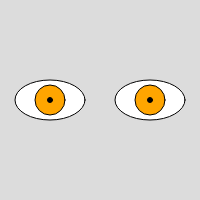
Frame 1 (no input)
Frame 60 (no input): identical to frame 1, image omitted
Frame 120 (the mouse pressed at the canvas centre since frame 60): identical to frame 1, image omitted

The p5.js sketch that drew this single still picture (run headless with seeded random() and noise() and a simulated clock; from frame 60 on, the mouse is pressed at the canvas centre):

// p5.js sketch
// ── sketch.js
function setup() {
  createCanvas(200, 200);
  describe("orange eyes over a gray background",LABEL);
}

function draw() {
  background(220);
  fill(255);
  ellipse(50,height/2,70,40);
  ellipse(150,height/2,70,40);
  fill("orange");
  ellipse(50,height/2,30,30);
  ellipse(150,height/2,30,30);
  fill(0);
  ellipse(50,height/2,5,5);
  ellipse(150,height/2,5,5);
}
// ── desc.js
const FALLBACK = 0, LABEL = 1;
function describe(text,display){
  if (document.getElementById('canvasDescription')==undefined){
    document.getElementById('defaultCanvas0').innerHTML = '<div id="canvasDescription" role="region" aria-label="Canvas Description"></div>'; 
  }
  document.getElementById('canvasDescription').innerHTML = '<p id="description">'+text+'</p>';
  if (display == 1){
    if (document.getElementById('canvasLabel')==undefined){
      document.getElementById('defaultCanvas0').insertAdjacentHTML('afterend','<label id="canvasLabel">'+text+'</label>');
    }else{
      document.getElementById('canvasLabel').innerHTML = text;
    }
  }
}
